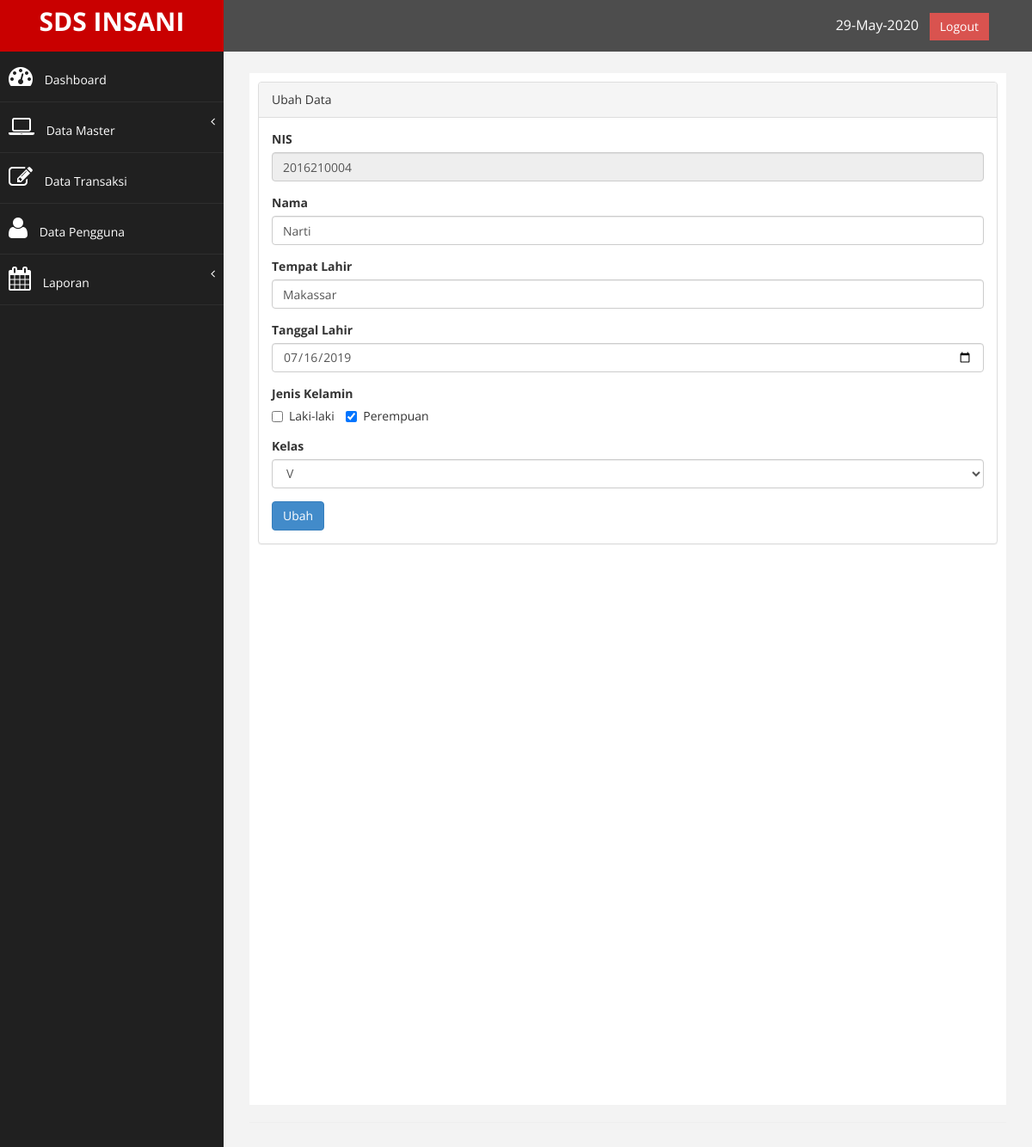
Screenshot of /index.php?page=anggota&aksi=ubah&id=2016210004 (signed in) with the database file from the repository.
### tables this page shows
CREATE TABLE `tb_anggota` (
  `nis` int(10) NOT NULL,
  `nama` varchar(200) NOT NULL,
  `tempat_lahir` varchar(100) NOT NULL,
  `tgl_lahir` date NOT NULL,
  `jk` enum('l','p') NOT NULL,
  `kelas` enum('I','II','III','IV','V','VI') NOT NULL,
  `tgl_input` timestamp NOT NULL DEFAULT CURRENT_TIMESTAMP ON UPDATE CURRENT_TIMESTAMP
);

### page/anggota/ubah.php (the view, shortened to what this page needs)
<?php
	$nis = $_GET['id'];
	$sql = $koneksi->query("select * from tb_anggota where nis = '$nis'");
	$tampil = $sql->fetch_assoc();
    $jkl = $tampil['jk'];
    $kelas = $tampil['kelas'];
?>
<div class="panel panel-default">
<div class="panel-heading">
		Ubah Data
 </div>
<div class="panel-body">
    <div class="row">
        <div class="col-md-12">
            <form method="POST" >
                <div class="form-group">
                    <label>NIS</label>
                    <input class="form-control" name="nis" value="<?php echo $tampil['nis']?>" readonly/>
                </div>
                <div class="form-group">
                    <label>Nama</label>
                    <input class="form-control" name="nama" value="<?php echo $tampil['nama']?>"/>
                </div>
                <div class="form-group">
                    <label>Tempat Lahir</label>
                    <input class="form-control" name="tmpt_lahir" value="<?php echo $tampil['tempat_lahir']?>" />
                </div>
                  <div class="form-group">
                    <label>Tanggal Lahir</label>
                    <input class="form-control" type="date" name="tgl_lahir" value="<?php echo $tampil['tgl_lahir']?>"  />
                </div>
                <div class="form-group">
                    <label>Jenis Kelamin</label><br/>
                    <label class="checkbox-inline">
                        <input type="checkbox" value="l" name="jk" <?php echo($jkl==l)?"checked":"";?> /> Laki-laki
                    </label>
                    <label class="checkbox-inline">
                        <input type="checkbox" value="p" name="jk" <?php echo($jkl==p)?"checked":""; ?> /> Perempuan
                    </label>
                </div>
                <div class="form-group">
                <label> Kelas</label>
                <select class="form-control" name="kelas">
                    <option value="V"<?php if ($kelas=='V') {echo "selected";} ?>>V</option>
                </select>
                </div>
                <div>
                	<input type="submit" name="simpan" value="Ubah" class="btn btn-primary">
                </div>
         </div>
      </div>
</div>
 </div>
 </div>

### assets/css/custom.css (style rules this page uses)
body { font-family: 'Open Sans', sans-serif; }

### rows the page displays
tb_anggota: nis "2016210004", nama "Narti", tmpt_lahir "Makassar", tgl_lahir "07/16/2019", jk "☑", kelas "V"
